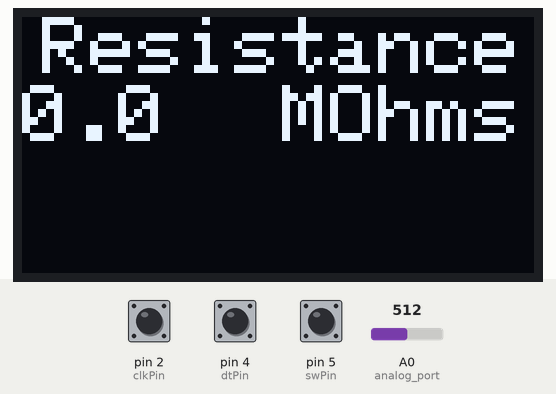
Bench run of a sketch on a simulated Arduino Uno, built with avr-gcc and run on an emulated ATmega328P. Shown: 128×64 one-colour display. Inputs (shaded band) come from the test bench; at power-on: A0 (analog_port) = 512, pin 5 (swPin) HIGH, pin 2 (clkPin) HIGH, pin 4 (dtPin) HIGH. What the sketch prints to the serial monitor is not drawn.

Above: at 1.2 s.
1.3 s: A0 (analog_port) set to 0
At 2.5 s:
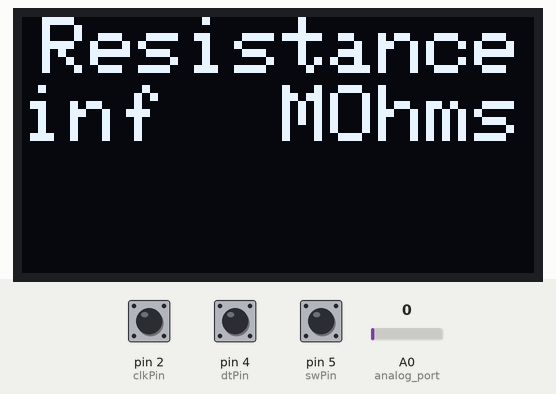
3.5 s: pin 5 (swPin) pulled LOW for 0.15 s
At 4.0 s:
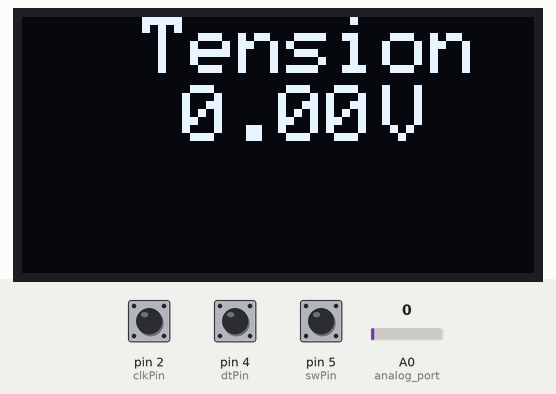
5.1 s: A0 (analog_port) set to 50
At 6.4 s:
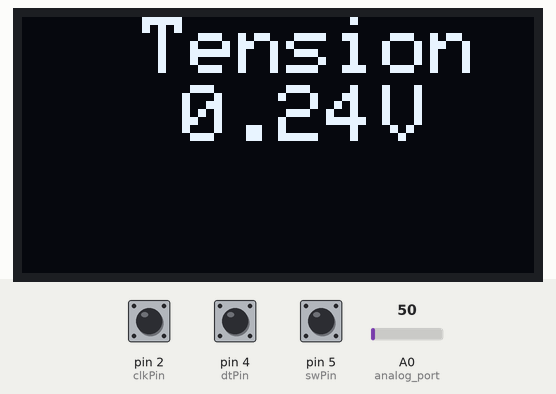
7.5 s: pin 5 (swPin) pulled LOW for 1 s
At 8.1 s:
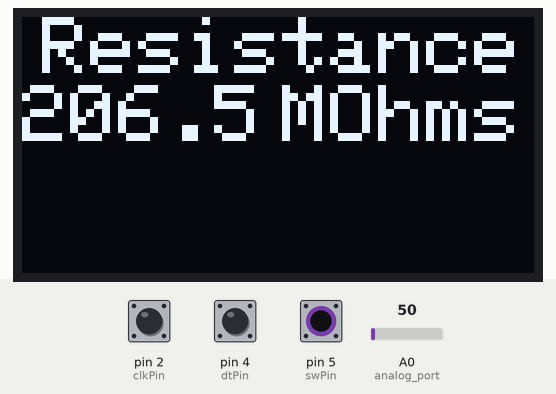
10.0 s: A0 (analog_port) set to 30
At 11.5 s:
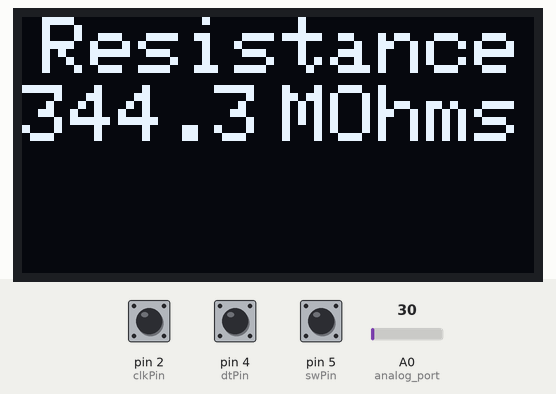
Timing chart, 0 to 12.5 s (numbered marks = the images above; inputs shaded):
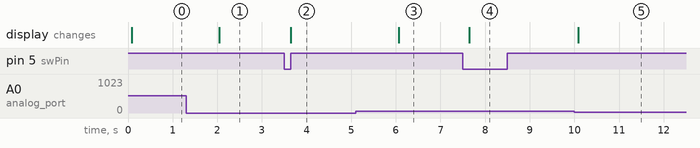

Measured:
- after the input at 1.3 s, the display: changes after 0.74 s (image 1)
- after the input at 3.5 s, the display: changes after 0.15 s (image 2)
- after the input at 5.1 s, the display: changes after 0.96 s (image 3)
- after the input at 7.5 s, the display: changes after 0.14 s (image 4)
- after the input at 10.0 s, the display: changes after 0.09 s (image 5)

The sketch:

code_capteur.ino
```cpp
#include <Adafruit_SSD1306.h> //librairie affichage oled
#include <splash.h>
#include <Adafruit_GFX.h>
#include <Adafruit_GrayOLED.h>
#include <Adafruit_SPITFT.h>
#include <Adafruit_SPITFT_Macros.h>
#include <gfxfont.h>
#include <SoftwareSerial.h> //librairie communication serie bluetooth
#include <SPI.h> //librairie communication en mode SPI
#include <Wire.h>
#define nbrePixelsLargeur 128
#define nbrePixelsHauteur 64
#define adresseI2CecranOLED 0x3C


#define baudrate 9600

//HC-05 variables Bluetooth
#define rxPin 11
#define txPin 10


SoftwareSerial mySerial(rxPin, txPin);


//compteur millisecondes
unsigned long previousMillis = 0;
const long interval = 2000;

//Variables Capteur - sortie ADC (lecture tension)
#define analog_port 0

//Variables Écran
#define SCREEN_ADDRESS 0x3C
Adafruit_SSD1306 ecranOLED(nbrePixelsLargeur, nbrePixelsHauteur, &Wire,-1); //-1 car pas de pin reset quand reset disponible on le defini en utilisant un port digital

// Variables Encodeur Rotatoire
#define clkPin 2
#define dtPin 4
#define swPin 5
boolean LeftRight;
int rotation;
int value;

//Déclaration variable recupération tension et resistance mesurée
float Voltage1;
float Vcc=5. ;
float R1=100000 ;
float R2=1000.;
float R3=100000.;
float R5=10000.;

float Resistance;
int menu = 0;
//encodeur
bool clkState = LOW;
bool clkLast = HIGH;
bool swState = HIGH;
bool swLast = HIGH;
int rotVal = 0;


//SoftwareSerial mySerial(rxPin, INPUT);//


//DEFINITION FONCTION


//Retourne le nombre de fois ou l'on a appuyer sur l'encodeur
int readSw() { /* function readRotary */

  //gestion bouton
  swState = digitalRead(swPin);
  if (swState == LOW && swLast == HIGH) {
    menu++;
    delay(100);//debounce
  }
  swLast = swState;
  return menu;
}

//Affiche ecran oled

void Affichage_Menu() {
  ecranOLED.clearDisplay();
  ecranOLED.setTextSize(2);
  ecranOLED.setTextColor(WHITE);

  ecranOLED.setCursor(0, 0);
  ecranOLED.println(F("Capteur"));
  ecranOLED.setTextSize(1);
  ecranOLED.setCursor(0, 17);
  ecranOLED.println("Appuyez pour defiller");
  ecranOLED.display();
}

//Affiche la tension

void Affichage_Tension (double u)
{

  ecranOLED.clearDisplay();
  ecranOLED.setTextSize(2);
  ecranOLED.setTextColor(WHITE);

  ecranOLED.setCursor(30, 0);
  ecranOLED.println(F("Tension"));
  ecranOLED.setCursor(40, 17);
  ecranOLED.println(u);
  ecranOLED.setCursor(90, 17);
  ecranOLED.println(F("V"));
  ecranOLED.display();
}

//Affiche la resistance

void Affichage_Resistance (double r)
{
  ecranOLED.clearDisplay();
  ecranOLED.setTextSize(2);
  ecranOLED.setTextColor(WHITE);

  ecranOLED.setCursor(5, 0);
  ecranOLED.println(F("Resistance"));
  ecranOLED.setCursor(0, 17);
  ecranOLED.println(r, 1);
  ecranOLED.setCursor(65, 17);
  ecranOLED.println(F("MOhms"));
  ecranOLED.display();
}


void setup()
{
  //Mode des pin de l'encodeur rotatoire
  pinMode(clkPin, INPUT);
  pinMode(dtPin, INPUT);
  pinMode(swPin, INPUT_PULLUP);

  //Ouverture des ports serie pour la communication bluetooth
  pinMode(rxPin, INPUT);
  pinMode(txPin, OUTPUT);
  Serial.begin(baudrate);

  //bluetooth
  pinMode(rxPin,INPUT);
  pinMode(txPin,OUTPUT);

  mySerial.begin(9600);


  //Affichage oled init
  ecranOLED.begin(SSD1306_SWITCHCAPVCC, SCREEN_ADDRESS);
  ecranOLED.clearDisplay();
  Affichage_Menu();
}


void loop()
{


//Lis les valeurs de tension, met l'écran à jour, envoie les valeurs en bluetooth ... à chaque intervalle de temps
unsigned long currentMillis =millis();
if (currentMillis - previousMillis >= interval) {

  previousMillis = currentMillis;

  Voltage1 = analogRead(analog_port) *5. / 1023.; //Tension sur 5V et 10bits
  Resistance = (1 + 100) * 100000 * (5 / Voltage1) - 100000 - 10000;//Calcule de la résistance
  Serial.print(Voltage1);//envoie de la valeur au moniteur serie
  Serial.println(" ");//séparateur entre la valeur de tension et de résistance

//envoi données bluetooth

  mySerial.print(Voltage1);
  mySerial.println(" ");
}
 //met à jour valeur de l'encodeur rotatoire en continu, sans tenir compte de l'intervalle de temps
  value = digitalRead(clkPin);
  if (value != rotation){ // we use the DT pin to find out which way we turning.
    if (digitalRead(dtPin) != value) { // Clockwise
      rotVal++;
      LeftRight = true;
      if (rotVal>=40){
       rotVal = rotVal%40;
      }
      if (rotVal<0){
        rotVal = 40+rotVal;
      }
    } else { //Counterclockwise
      LeftRight = false;
      rotVal--;
      if (rotVal>=40){
        rotVal = rotVal%40;
      }
      if (rotVal<0){
        rotVal = 40+rotVal;
      }
    }

  rotation = value;
}
   if (readSw()%2==0) {
    Affichage_Resistance (Resistance/1000000); //affichage de la résistance en Mohm//
  }
  if (readSw()%2!=0) {
    Affichage_Tension (Voltage1);
  }
}
```
